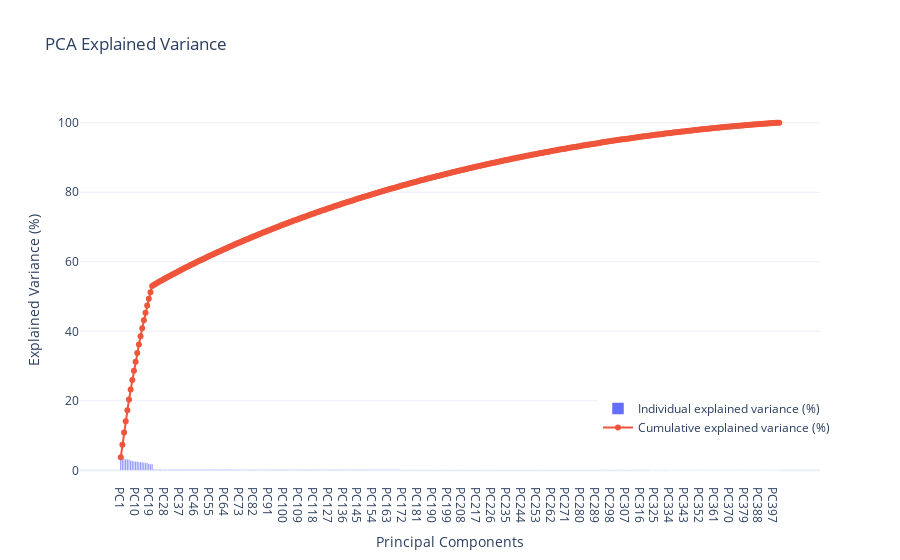

This figure's notebook cell:
### Markdown cell above
#  PCA

### Code cell
# Run PCA
pca = PCA()
X_pca = pca.fit_transform(X_train_scaled_class)

# Explained variance
explained_var = pca.explained_variance_ratio_ * 100
cum_var = explained_var.cumsum()

# Plot with Plotly
fig = go.Figure()

fig.add_trace(go.Bar(
    x=[f"PC{i+1}" for i in range(len(explained_var))],
    y=explained_var,
    name="Individual explained variance (%)"
))

# Line for cumulative variance
fig.add_trace(go.Scatter(
    x=[f"PC{i+1}" for i in range(len(cum_var))],
    y=cum_var,
    mode="lines+markers",
    name="Cumulative explained variance (%)"
))

fig.update_layout(
    title="PCA Explained Variance",
    xaxis_title="Principal Components",
    yaxis_title="Explained Variance (%)",
    template="plotly_white",
    legend=dict(x=0.7, y=0.1)
)

### Figure 1 — Plotly figure (JSON) as saved in the notebook; plotly's stock layout.template omitted (floating-point values rounded to 4 significant figures; data arrays with more than 128 entries replaced by an {"elided": "..."} marker saying what was removed)
{"data": [{"name": "Individual explained variance (%)", "type": "bar", "x": {"elided": "400 str values"}, "y": {"elided": "400 float values"}}, {"mode": "lines+markers", "name": "Cumulative explained variance (%)", "type": "scatter", "x": {"elided": "400 str values"}, "y": {"elided": "400 float values"}}], "layout": {"legend": {"x": 0.7, "y": 0.1}, "title": {"text": "PCA Explained Variance"}, "xaxis": {"title": {"text": "Principal Components"}}, "yaxis": {"title": {"text": "Explained Variance (%)"}}}}
